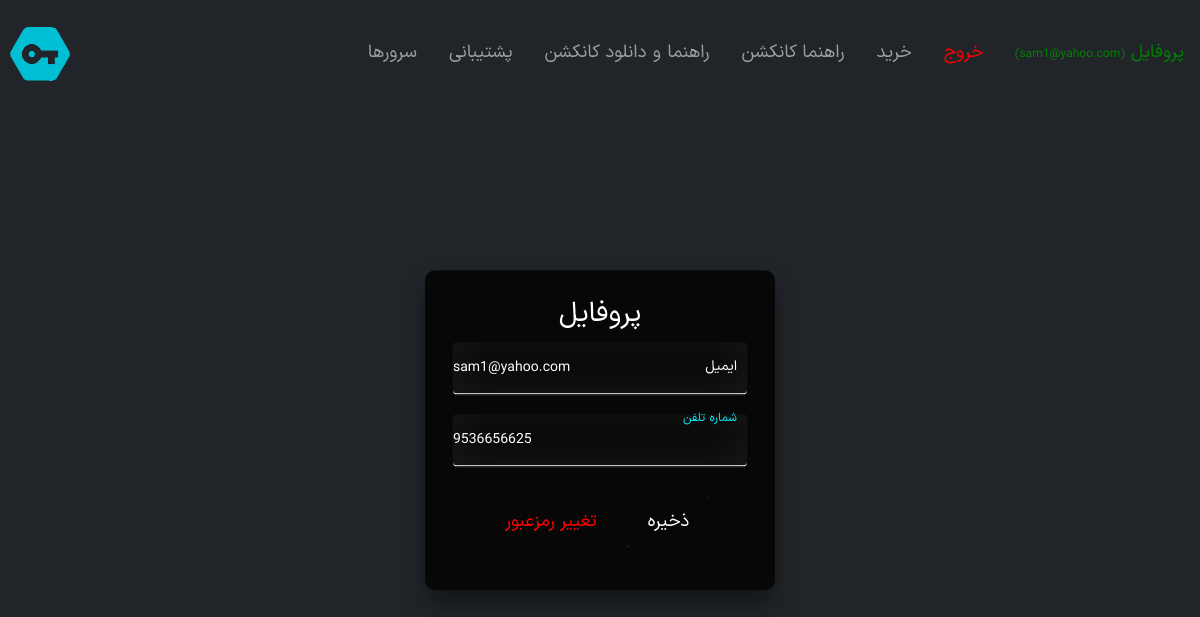
The app's page /accounts/profile/ (signed in), older data.
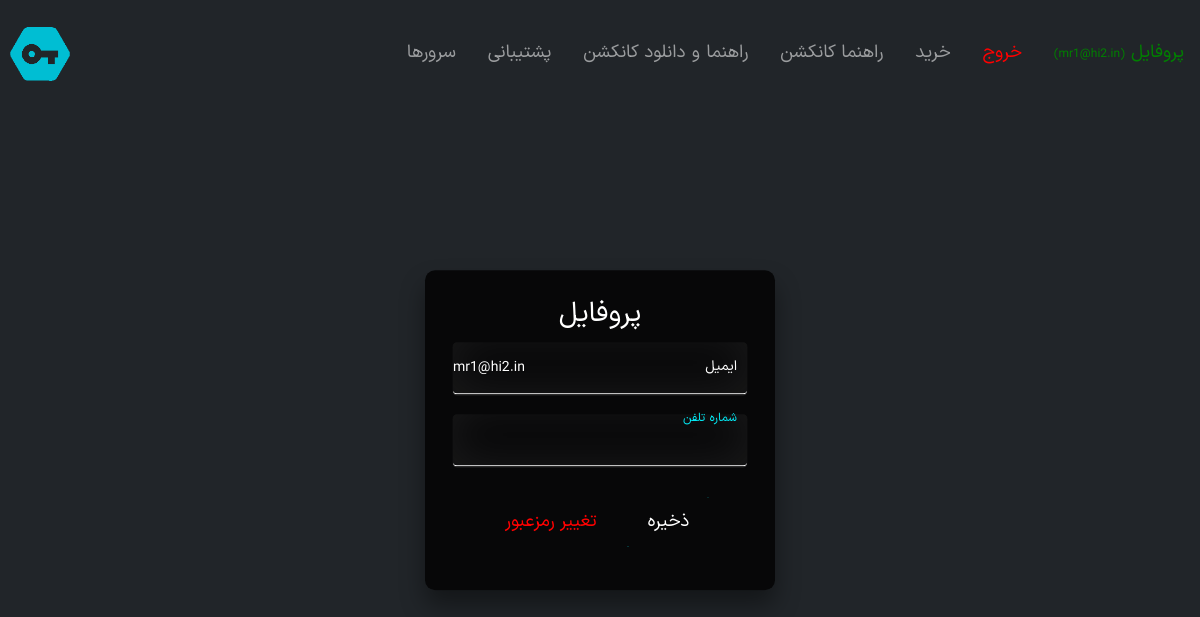
The same page, newer data.
### accounts/models.py (models this page shows, shortened)
class User(AbstractBaseUser, PermissionsMixin):
    email = models.EmailField(verbose_name=_('email address'), max_length=255, unique=True)
    phone = models.IntegerField(verbose_name=_('Phone Number'), unique=True, blank=True, null=True)
    is_active = models.BooleanField(default=True, verbose_name=_("is_active"))
    is_staff = models.BooleanField(default=False, verbose_name=_("is_staff"))
    is_superuser = models.BooleanField(default=False, verbose_name=_("is_superuser"))
    objects = UserManager()
    USERNAME_FIELD = 'email'
    class Meta:
        verbose_name = _("User")
        verbose_name_plural = _("Users")

### accounts/views.py (the view)
# urls.py: path('profile/', views.profile, name='profile'),
@login_required()
def profile(request):
    user = User.objects.get(email=request.user.email)
    form = EditProfileForm(request.POST or None, instance=user)
    if request.method == 'POST':
        if form.is_valid():
            form.save()
            messages.success(request, _("updated successfully"), extra_tags="alert alert-success")
            return redirect('accounts:profile')
        else:
            messages.success(request, _("Error updating your profile !!"), extra_tags="warning")
            return redirect('accounts:profile')
    else:
        request.session['email'] = user.email
        return render(request, 'accounts/profile.html', {'form': form})

### accounts/forms.py
class EditProfileForm(forms.ModelForm):
    class Meta:
        model = User
        fields = ('email', 'phone',)
        widgets = {
            'email': forms.EmailInput(
                attrs={'class': 'form-control', 'placeholder': 'example@gmail.com', 'dir': 'ltr', 'readonly': 'true'}),
            'phone': forms.NumberInput(
                attrs={'class': 'form-control', 'type': 'tel', 'maxlength': '11',
                       'minlength': '11', 'dir': 'ltr', 'onkeypress': 'return isNumber(event)'}),
        }

### vpn/context_processors.py (called while the page is built)
def siteAddress(request):
    return {'SITE_ADDRESS': settings.SITE_ADDRESS}

def sideBar(request):
    conf = Conf.objects.last()
    return {'SITECONF': conf}

### accounts/templates/accounts/profile.html (shortened to what this page needs)
{% extends "base.html" %}
{% load static %}
{% load i18n %}
{% block head %}
    <link rel="stylesheet" href="{% static "root/css/styles.css" %}">
    <link rel="stylesheet" href="{% static "root/css/login_box_style.css" %}">
{% endblock head %}
{% block body %}
    <div class="box">
        <div class="login-box" style="margin-top:30px;">
            <h2>{% trans "Profile" %}</h2>
            <form action="#" method="post">
                <div class="user-box">
                    {{ form.email }}
                    <label>ایمیل</label>
                </div>
                <div class="user-box">
                    {{ form.phone }}
                    <label>شماره تلفن</label>
                </div>
                <a class="None" href="{% url 'accounts:reset' %}" style="color:red;">{% trans "Change Password" %}</a>
                <button type="submit">
                    <a>
                        {% trans "Save" %}
                    </a>
                </button>
            </form>
        </div>
    </div>
{% endblock body %}

### templates/partials/navbar.html (shortened to what this page needs)
{% load static %}
{% load i18n %}
<nav class="navbar navbar-expand-md bg-dark navbar-dark">
    <a class="navbar-brand"
       href="{% url 'vpn:home' %}"
       style="margin:0 0 0 10px">
        <img alt="logo"
             class="navbar-brand img-responsive"
             id="logo"
             {% if SITECONF.logo %}
                 src="media/{{ SITECONF.logo }}"
             {% else %}
                 src="{% static 'root/src/logo.png' %}"
             {% endif %}
             style="width:60px" />
    </a>
    <div class="collapse navbar-collapse" id="collapsibleNavbar">
        <ul class="nav navbar-nav ml-auto" dir="rtl">
            {% if request.user.is_authenticated %}
                <li class="nav-item">
                    <a class="nav-item nav-link px-3"
                       style="color:green"
                       href="{% url 'accounts:profile' %}">{% trans "Profile" %} <small style="font-size:12px;">({{ request.user.get_username }})</small></a>
                </li>
                <li class="nav-item">
                    <a class="nav-item nav-link px-3"
                       style="color:red"
                       href="{% url 'accounts:logout' %}">خروج</a>
                </li>
            {% endif %}
            <li class="nav-item">
                <a class="nav-item nav-link px-3" href="{% url 'vpn:buy' %}">خرید</a>
            </li>
            <li class="nav-item">
                <a class="nav-item nav-link px-3" href="#">راهنما کانکشن</a>
            </li>
            <li class="nav-item">
                <a class="nav-item nav-link px-3" href="#">راهنما و دانلود کانکشن</a>
            </li>
            <li class="nav-item">
                <a class="nav-item nav-link px-3" href="#">پشتیبانی</a>
            </li>
        <li class="nav-item">
            <a class="nav-item nav-link px-3" href="#">سرورها</a>
        </li>
    </ul>
</div>
</nav>

Row changes from the older to the newer data that the page shows:
changed User: user.get_username "sam1@yahoo.com" → "mr1@hi2.in"; email "sam1@yahoo.com" → "mr1@hi2.in"; phone "9536656625" → (not shown)
